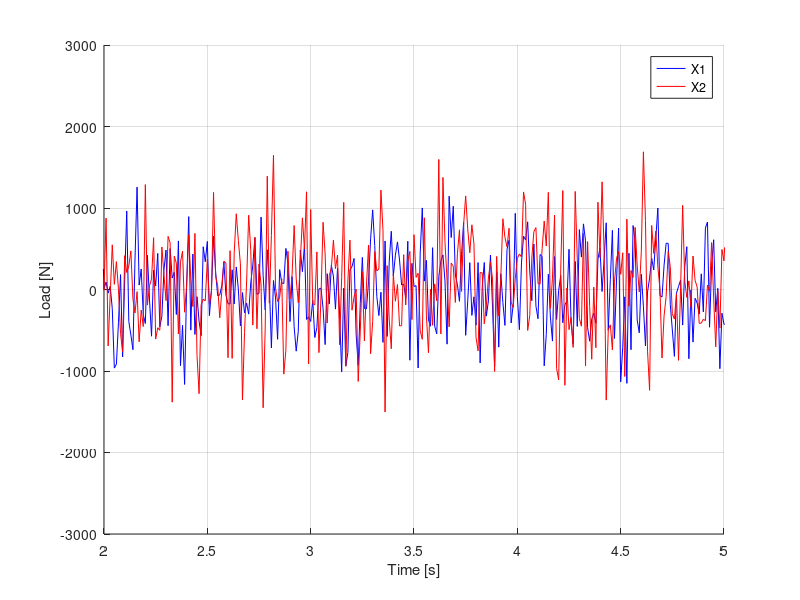

Source code (MATLAB): (Note: this script raises an error after producing the figure.)
%% Initiate
clc
clear all
close all


%% Establish system
L=3.5;
I=180e-6;
E=210e9;
k=12*E*I/L^3
m=12e3;

M=diag([m m]);
K=k*[4 -2; -2 2];
C=3e-1*M+5e-4*K;
C(1,2)=C(1,2)+500;
%% Solve eigenvalue problem

[phi,lambda]=eig(K,M);
omega=lambda.^0.5;

psi=(phi.'*C*phi)./(2*omega)

%% Create time vector and load
T=100;
dt=0.01;
t=[0:dt:T];
nt=length(t);

X1=500*randn(1,nt);
X2=600*randn(1,nt);

figure(); hold on; grid on;
plot(t,X1,'b');
plot(t,X2,'r');
xlabel('Time [s]'); ylabel('Load [N]'); legend({'X1' 'X2'}); 

% plotscriptmain('h',8,'w',12,'name','Task_2b_1','titlesize',6,'labelsize',6,'ticksize',6,'path',cd,'open','yes');
xlim([2 5]);
% plotscriptmain('h',8,'w',12,'name','Task_2b_2','titlesize',6,'labelsize',6,'ticksize',6,'path',cd,'open','yes');
close all
%% Solve system response by time integration

u0=[0;0];
udot0=[0;0];
P=[X1;X2];
beta=0.25;
gam=0.5;

[y ydot y2dot] = NewmarkInt(t,M,C,K,P,gam,beta,u0,udot0);

figure(); hold on; grid on;
plot(t,y(1,:),'b');
plot(t,y(2,:),'r');
xlabel('Time [s]'); ylabel('Response [m]'); legend({'y1' 'y2'}); 

% plotscriptmain('h',8,'w',12,'name','Task_2c_1','titlesize',6,'labelsize',6,'ticksize',6,'path',cd,'open','yes');
xlim([20 30]);
% plotscriptmain('h',8,'w',12,'name','Task_2c_2','titlesize',6,'labelsize',6,'ticksize',6,'path',cd,'open','yes');
close all
%% Statistics of the response

std_y=std(y,0,2)
rho_y=corrcoef(y.')

%% Simulate multiple load realisations in a loop

nsim=50;

Y1=zeros(nsim,nt);
Y2=zeros(nsim,nt);

for j=1:nsim

X1=500*randn(1,nt);
X2=100*randn(1,nt);
P=[X1;X2];
[y ydot y2dot] = NewmarkInt(t,M,C,K,P,gam,beta,u0,udot0);

%Collect the response of y1 and y2 the matrices Y1 and Y2
Y1(j,:)=y(1,:);
Y2(j,:)=y(2,:);

end

% Fourier transform of each of the response time series from the
% simulations
[f,G_Y1]=fft_function(Y1,dt);
[f,G_Y2]=fft_function(Y2,dt);

% Estimate the spectra directly from time series using the DFT
S_Y1=G_Y1.*conj(G_Y1)*T;
S_Y2=G_Y2.*conj(G_Y2)*T;

%Take the average of all specta
S_y1y1=mean(S_Y1,1);
S_y2y2=mean(S_Y2,1);

%Plot the spectra
figure(); hold on; grid on;
plot(f,S_y1y1,'b');
plot(f,S_y2y2,'r');
xlabel('Frequency [Hz]'); ylabel('Spectral density [m^2/Hz]'); legend({'S_{y1y1}' 'S_{y2y2}'}); 


xlim([-12 12]);
% plotscriptmain('h',8,'w',12,'name','Task_3a','titlesize',6,'labelsize',6,'ticksize',6,'path',cd,'open','yes');
%plotscriptmain('h',8,'w',12,'name','Task_3b','titlesize',6,'labelsize',6,'ticksize',6,'path',cd,'open','yes');
close all

%% Plot transfer function

for k=1:length(f)
    om=f(k)*2*pi;
    H(:,:,k)=inv(-om.^2*M+i*om*C+K);
    H_abs(:,:,k)= H(:,:,k)*H(:,:,k)';

end

figure(); hold on; grid on;
plot(f*2*pi,squeeze(H_abs(1,1,:)),'b');
plot(f*2*pi,squeeze(H_abs(2,2,:)),'r');

